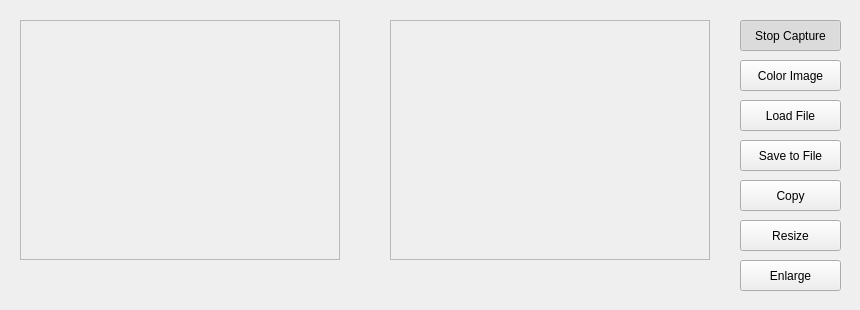
<?xml version="1.0" encoding="UTF-8"?>
<ui version="4.0">
 <class>MainWindow</class>
 <widget class="QWidget" name="MainWindow">
  <property name="geometry">
   <rect>
    <x>0</x>
    <y>0</y>
    <width>860</width>
    <height>310</height>
   </rect>
  </property>
  <property name="windowTitle">
   <string>Proyecto de Visión Artificial</string>
  </property>
  <widget class="QFrame" name="imageFrameS">
   <property name="geometry">
    <rect>
     <x>20</x>
     <y>20</y>
     <width>320</width>
     <height>240</height>
    </rect>
   </property>
   <property name="frameShape">
    <enum>QFrame::StyledPanel</enum>
   </property>
   <property name="frameShadow">
    <enum>QFrame::Raised</enum>
   </property>
  </widget>
  <widget class="QFrame" name="imageFrameD">
   <property name="geometry">
    <rect>
     <x>390</x>
     <y>20</y>
     <width>320</width>
     <height>240</height>
    </rect>
   </property>
   <property name="frameShape">
    <enum>QFrame::StyledPanel</enum>
   </property>
   <property name="frameShadow">
    <enum>QFrame::Raised</enum>
   </property>
  </widget>
  <widget class="QPushButton" name="captureButton">
   <property name="enabled">
    <bool>true</bool>
   </property>
   <property name="geometry">
    <rect>
     <x>740</x>
     <y>20</y>
     <width>101</width>
     <height>31</height>
    </rect>
   </property>
   <property name="text">
    <string>Stop Capture</string>
   </property>
   <property name="checkable">
    <bool>true</bool>
   </property>
   <property name="checked">
    <bool>true</bool>
   </property>
  </widget>
  <widget class="QPushButton" name="colorButton">
   <property name="geometry">
    <rect>
     <x>740</x>
     <y>60</y>
     <width>101</width>
     <height>31</height>
    </rect>
   </property>
   <property name="text">
    <string>Color Image</string>
   </property>
   <property name="checkable">
    <bool>true</bool>
   </property>
   <property name="checked">
    <bool>false</bool>
   </property>
  </widget>
  <widget class="QPushButton" name="loadButton">
   <property name="geometry">
    <rect>
     <x>740</x>
     <y>100</y>
     <width>101</width>
     <height>31</height>
    </rect>
   </property>
   <property name="text">
    <string>Load File</string>
   </property>
   <property name="checkable">
    <bool>false</bool>
   </property>
   <property name="checked">
    <bool>false</bool>
   </property>
  </widget>
  <widget class="QPushButton" name="saveButton">
   <property name="geometry">
    <rect>
     <x>740</x>
     <y>140</y>
     <width>101</width>
     <height>31</height>
    </rect>
   </property>
   <property name="text">
    <string>Save to File</string>
   </property>
   <property name="checkable">
    <bool>false</bool>
   </property>
   <property name="checked">
    <bool>false</bool>
   </property>
  </widget>
  <widget class="QPushButton" name="resizeButton">
   <property name="geometry">
    <rect>
     <x>740</x>
     <y>220</y>
     <width>101</width>
     <height>31</height>
    </rect>
   </property>
   <property name="text">
    <string>Resize</string>
   </property>
   <property name="checkable">
    <bool>false</bool>
   </property>
   <property name="checked">
    <bool>false</bool>
   </property>
  </widget>
  <widget class="QPushButton" name="enlargeButton">
   <property name="geometry">
    <rect>
     <x>740</x>
     <y>260</y>
     <width>101</width>
     <height>31</height>
    </rect>
   </property>
   <property name="text">
    <string>Enlarge</string>
   </property>
   <property name="checkable">
    <bool>false</bool>
   </property>
   <property name="checked">
    <bool>false</bool>
   </property>
  </widget>
  <widget class="QPushButton" name="copyButton">
   <property name="geometry">
    <rect>
     <x>740</x>
     <y>180</y>
     <width>101</width>
     <height>31</height>
    </rect>
   </property>
   <property name="text">
    <string>Copy</string>
   </property>
   <property name="checkable">
    <bool>false</bool>
   </property>
   <property name="checked">
    <bool>false</bool>
   </property>
  </widget>
 </widget>
 <resources/>
 <connections/>
</ui>
